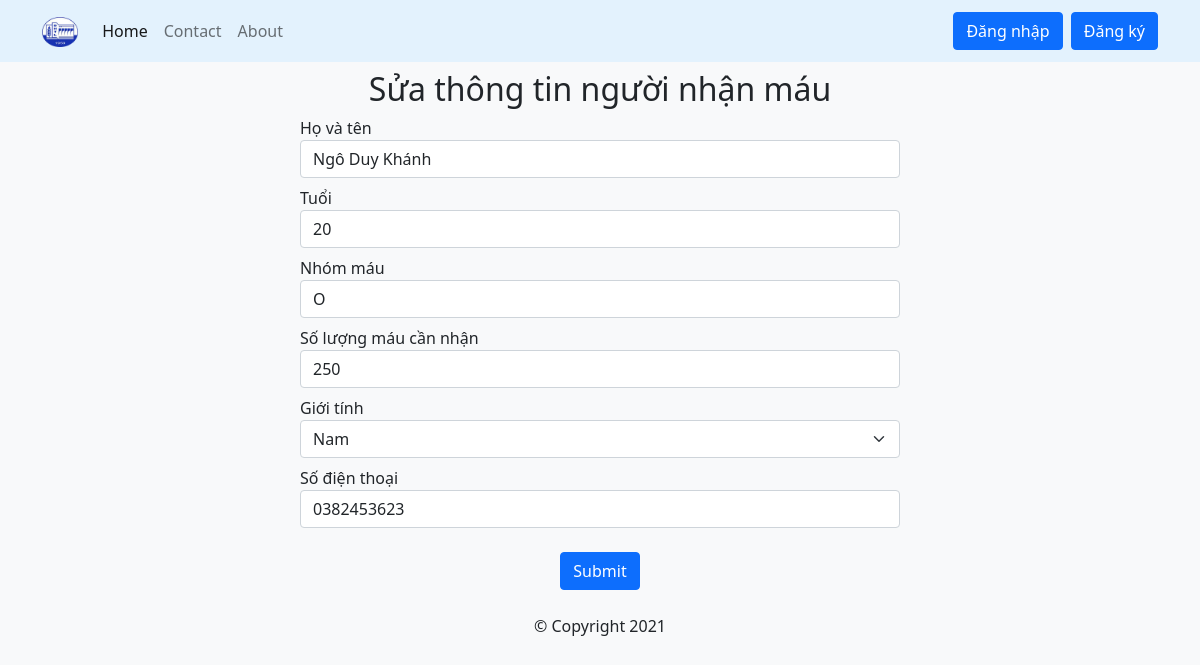
The page /edit.php?id=1 on the database its author committed.
### tables this page shows
CREATE TABLE `blood_recipient` (
  `reci_id` int(10) NOT NULL,
  `reci_name` varchar(255) NOT NULL,
  `reci_age` int(11) NOT NULL,
  `reci_bgrp` varchar(3) NOT NULL,
  `reci_bqnty` int(11) NOT NULL,
  `reci_sex` varchar(5) NOT NULL,
  `reci_reg_date` timestamp NOT NULL DEFAULT current_timestamp(),
  `reci_phno` varchar(12) NOT NULL
);

### src/edit.php (the view, shortened to what this page needs)
<?php
include('config/db_connect.php');
$id = $_GET['id'];
$query = "SELECT * FROM blood_recipient where reci_id = '$id'";
$result = mysqli_query($conn, $query);
$recipient = mysqli_fetch_assoc($result);
$quantity = $recipient['reci_bqnty'];
$name = $recipient['reci_name'];
$phone = $recipient['reci_phno'];
$age = $recipient['reci_age'];
$group = $recipient['reci_bgrp'];
$selectSex = $recipient['reci_sex'];
?>
<!DOCTYPE html>
<html lang="en">
<?php include('templates/header.php'); ?>
<div class="container">
    <h2 class="text-center mt-2">Sửa thông tin người nhận máu</h2>
    <form class="form-add" method="POST">
        <div class="form-group mt-2">
            <label for="exampleFormControlInput1">Họ và tên</label>
            <input required name="name" type="text" value="<?php echo htmlspecialchars($name); ?>" class="form-control" id="exampleFormControlInput1">
        </div>
        <div class="form-group mt-2">
            <label for=" exampleFormControlInput1">Tuổi</label>
            <input required name="age" type="text" value="<?php echo htmlspecialchars($age); ?>" class="form-control" id="exampleFormControlInput1">
        </div>
        <div class="form-group mt-2">
            <label for="exampleFormControlInput1">Nhóm máu</label>
            <input required name="group" type="text" value="<?php echo htmlspecialchars($group); ?>" class="form-control" id="exampleFormControlInput1">
        </div>
        <div class="form-group mt-2">
            <label for="exampleFormControlInput1">Số lượng máu cần nhận</label>
            <input required name="quantity" type="text" value="<?php echo htmlspecialchars($quantity); ?>" class="form-control" id="exampleFormControlInput1" placeholder="quantity ">
        </div>
        <div class="form-group mt-2">
            <label for="exampleFormControlSelect1">Giới tính</label>
            <select name="selectSex" class="form-select" id="exampleFormControlSelect1">
                <option <?php if ($selectSex == "Nam") echo "selected";  ?> value="Nam">Nam</option>
            </select>
        </div>
        <div class="form-group mt-2">
            <label for="exampleFormControlInput1">Số điện thoại</label>
            <input required name="phone" type="text" value="<?php echo htmlspecialchars($phone); ?>" class="form-control" id="exampleFormControlInput1">
        </div>
        <div class="text-center mt-4">
            <button name="submit_unit" type="submit" class="btn btn-primary"> Submit </button>
        </div>
    </form>
</div>
<?php include('templates/footer.php'); ?>
</html>

### src/assets/css/app.css (style rules this page uses)
form { width: 600px; margin: auto; }

### src/assets/css/error.css (style rules this page uses)
* { -webkit-box-sizing: border-box; box-sizing: border-box; }
body { padding: 0; margin: 0; }

### rows shown on the page
blood_recipient: name "Ngô Duy Khánh", age "20", group "O", quantity "250", selectSex "Nam", phone "0382453623"
